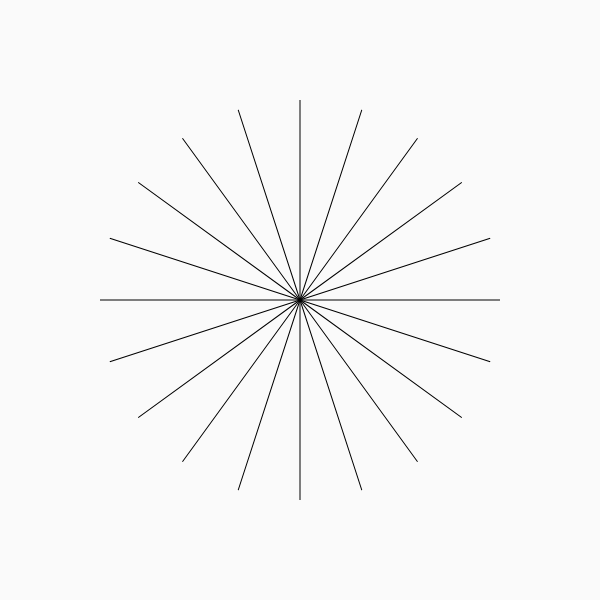
Frame 1 (no input)
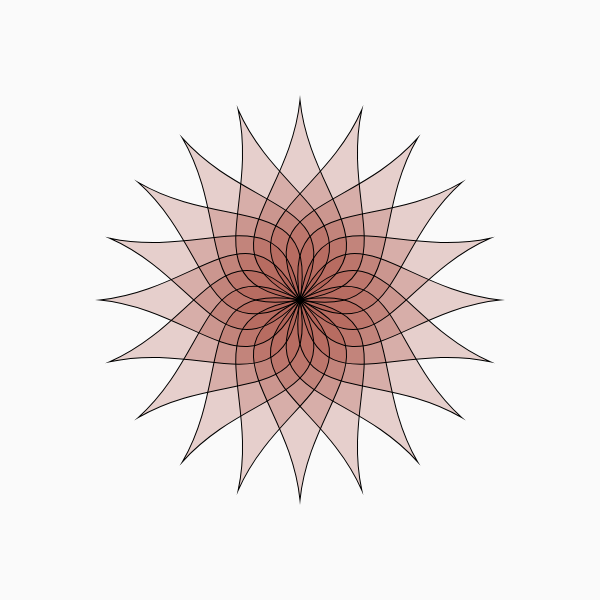
Frame 60 (no input)
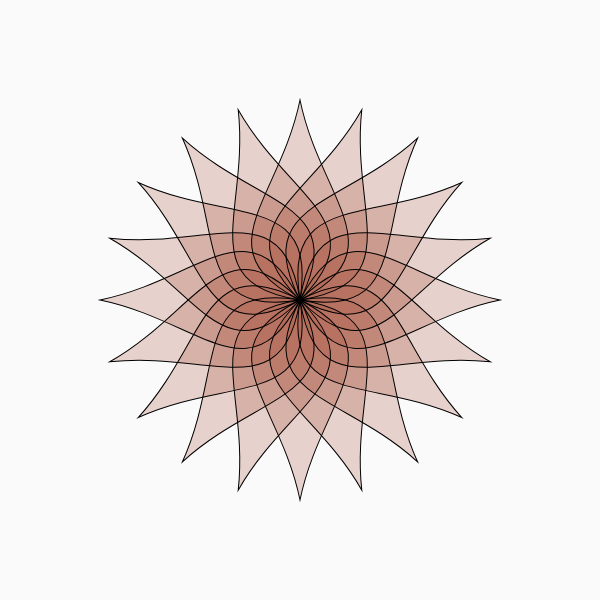
Frame 120 (the mouse pressed at the canvas centre since frame 60)

The p5.js sketch that drew these frames (run headless with seeded random() and noise() and a simulated clock; from frame 60 on, the mouse is pressed at the canvas centre):

// p5.js sketch
// ── sketch.js
let x0 = 0;
let x1 = 0;
let angle = 0;

function setup() {
  createCanvas(600, 600);
  angleMode(DEGREES);
  colorMode(HSB, 360, 100, 100, 100);
}

function draw() {
  background("#fafafa");

  translate(width / 2, height / 2);

  const numPetals = 20;
  fill(angle, 60, 65, 25);
  noStroke();
  drawPetals(numPetals);

  stroke(0);
  noFill();
  drawPetals(numPetals);

  x0 = 100 * cos(angle);
  x1 = 100 * sin(angle);
  angle = (angle + 0.1) % 360;
}

function drawPetals(numPetals) {
  for (let i = 0; i < numPetals; i++) {
    beginShape();
    vertex(0, 0);
    bezierVertex(x0, 50, x1, 100, 0, 200);
    bezierVertex(-x1, 100, -x0, 50, 0, 0);
    endShape();

    // uncomment to show control points
    // push()
    // strokeWeight(4)
    // stroke("red");
    // point(x0, 50)
    // point(x1, 100)
    // stroke("blue");
    // point(-x0, 50);

    // point(-x1, 100)
    // pop();

    rotate(360 / numPetals);
  }
}
